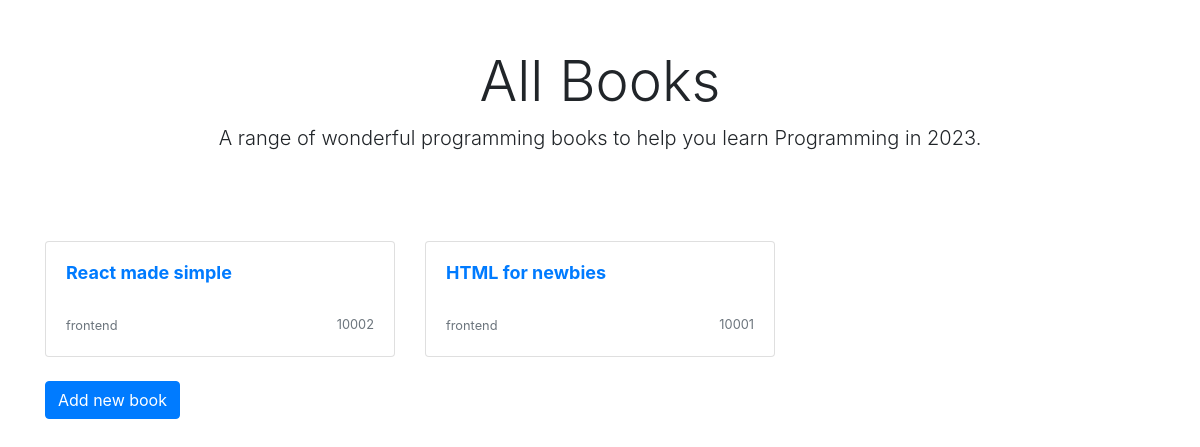
The app's page /genre/frontend/ with its own data.
### books/models.py (models this page shows, shortened)
class Books(models.Model):
    title = models.CharField(max_length=100)
    slug = models.SlugField(null=True)
    genre = models.CharField(max_length=100)
    author = models.CharField(max_length=100)
    isbn = models.CharField(max_length=100)
    count = models.IntegerField(null=True, default=0)

### books/views.py (the view)
# urls.py: path('genre/<str:g>/', GenreView.as_view(), name='genre'),
class GenreView(ListView):
    model = Books
    template_name = 'index.html'
    def get_context_data(self, **kwargs):
        context = super().get_context_data(**kwargs)
        context['books'] = Books.objects.filter(genre__icontains=self.kwargs['g'])
        return context

### templates/index.html
    {% extends "base.html" %}
    {% block content %}
    <div class="container">
        <div class="px-3 py-3 pt-md-5 pb-md-4 mx-auto text-center">
            <h1 class="display-4">All Books</h1>
            <p class="lead">A range of wonderful programming books to help you learn Programming in 2023.</p>
        </div>
        <div class="py-5">
            <div class="row">
                {% for book in books %}
                <div class="col-md-4">
                    <a class="text-dark" href="">
                        <div class="card mb-4 box-shadow">
                            <div class="card-body">
                                <a href="{% url 'bookstore:details' book.slug %}"><h2 style="font-size:18px;font-weight:bold;min-height:42px;">{{book.title|truncatechars:50}}</h2></a>
                                <div class="d-flex justify-content-between align-items-center">
                                    <a href="{% url 'bookstore:genre' book.genre %}"><small class="text-muted">{{book.genre}}</small></a>
                                    <small class="text-muted">{{book.isbn}}</small>
                                </div>
                            </div>
                        </div>
                    </a>
                </div>
                {% endfor %}
            </div>
            <div class="px-12">
                <a href="{% url 'bookstore:create-book' %}"><button class="btn btn-primary">Add new book</button></a>
            </div>
        </div>
    </div>
    {% endblock %}

### records on screen
Books: title "React made simple", genre "frontend", isbn "10002"
Books: title "HTML for newbies", genre "frontend", isbn "10001"
